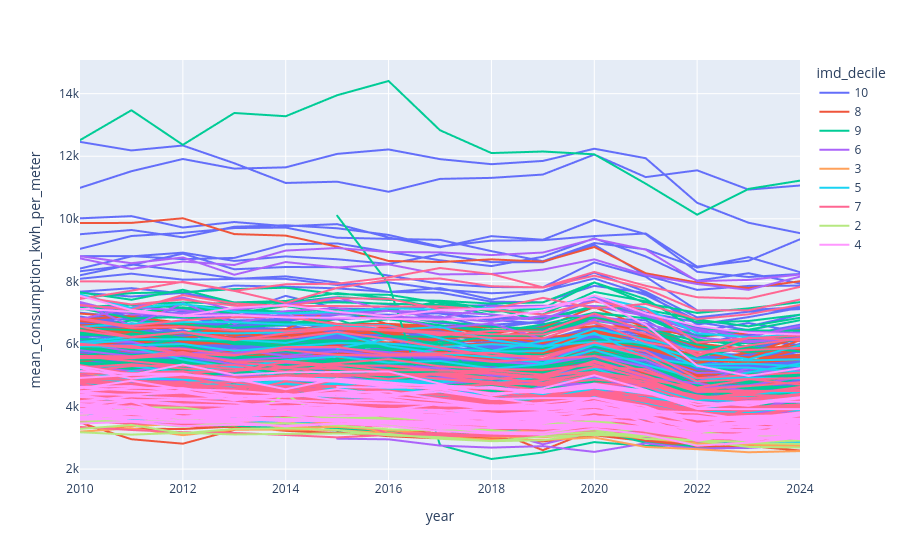

Here is the notebook cell this chart was saved with:
### Code cell
px.line(
    lsoa_consumption,
    line_group="lsoa_code",
    x="year",
    y="mean_consumption_kwh_per_meter",
    color="imd_decile"
)
